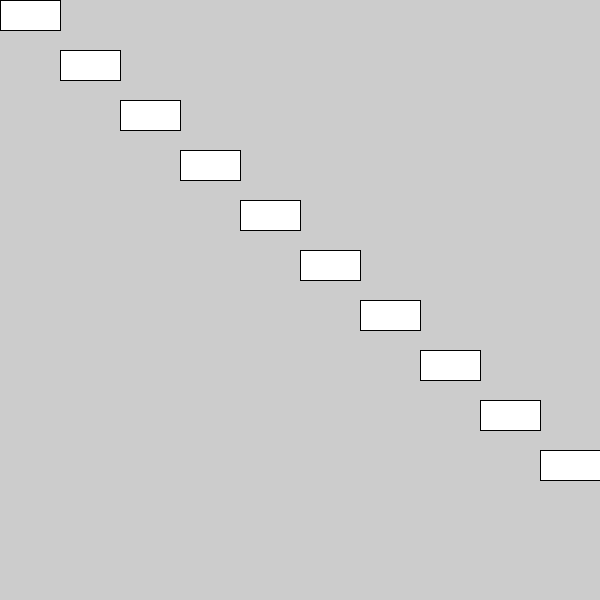
Frame 1 (no input)
Frame 60 (the mouse pressed at the canvas centre just before this capture): identical to frame 1, image omitted
Frame 120 (the mouse held since frame 60 and released just before this capture): identical to frame 1, image omitted

The Processing sketch that drew this single still picture (run headless with seeded random() and noise(); from frame 60 on, the mouse is pressed at the canvas centre):

// Processing sketch: escalones
// ── escalones.pde
int scalonWidth = 60;
int scalonHeight = 30;
int scalonOffsetX = 0;
int scalonOffsetY = 20;

void setup(){

  size(600,600);

}

void draw(){
  for(int i = 0; i<height;i++){
    rect((scalonWidth+scalonOffsetX)*i,(scalonHeight+scalonOffsetY)*i,scalonWidth,scalonHeight);
  } 
}
